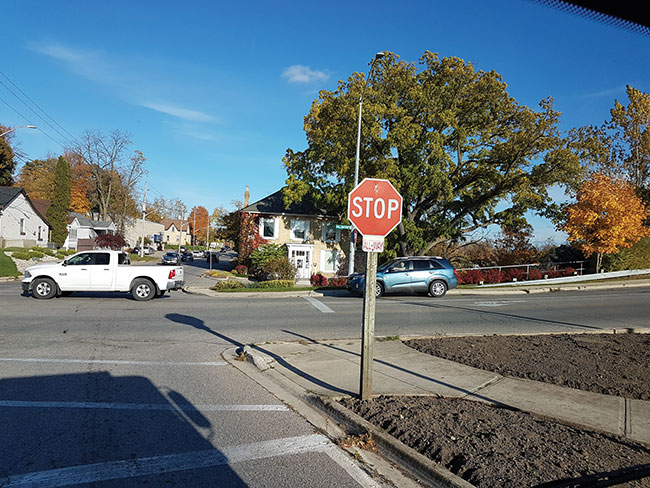
#> input picture Undergraduate Research Program Materials/Stop Sign Dataset Test/Back2Basics1.jpg, 650 x 488 px, given in place of challenge.mp4, which was not available
$ python laneDetection.py
#> lines starting #> are read from the running program, lines starting #| are printed output that depends on the picture; after the words box and inside, x2 and y2 are one past the last pixel; in counts of white or black regions, pixels touching at a corner belong together; pictures that were not available may be replaced by others from this repository, and a replacement may not be noted
################################################################################
######## LANE DETECTION PROJECT ################################################

# IMPORT NECESSARY LIBRARIES
import cv2
import numpy as np
import os
from scipy import optimize
from matplotlib import pyplot as plt, cm, colors

# Defining variables to hold meter-to-pixel conversion
ym_per_pix = 30 / 720
# Standard lane width is 3.7 meters divided by lane width in pixels which is
# calculated to be approximately 720 pixels not to be confused with frame height
xm_per_pix = 3.7 / 720

# Get path to the current working directory
CWD_PATH = os.getcwd()


######## START - FUNCTIONS TO PERFORM IMAGE PROCESSING #########################
################################################################################

#### START - FUNCTION TO READ AN INPUT IMAGE ###################################
def readVideo():

    # Read input video from current working directory
    inpImage = cv2.VideoCapture(os.path.join(CWD_PATH, 'challenge.mp4'))

    return inpImage
#### END - FUNCTION TO READ AN INPUT IMAGE #####################################


#### START - FUNCTION TO PROCESS IMAGE #########################################
def processImage(inpImage):

    # Apply HLS color filtering to filter out white lane lines
    hls = cv2.cvtColor(inpImage, cv2.COLOR_BGR2HLS)
    lower_white = np.array([0, 160, 10])
    upper_white = np.array([255, 255, 255])
    mask = cv2.inRange(inpImage, lower_white, upper_white)
    hls_result = cv2.bitwise_and(inpImage, inpImage, mask = mask)

    # Convert image to grayscale, apply threshold, blur & extract edges
    gray = cv2.cvtColor(hls_result, cv2.COLOR_BGR2GRAY)
    ret, thresh = cv2.threshold(gray, 160, 255, cv2.THRESH_BINARY)
    blur = cv2.GaussianBlur(thresh,(3, 3), 0)
    canny = cv2.Canny(blur, 40, 60)

#     Display the processed images
# #    cv2.imshow("Image", inpImage)
# #    cv2.imshow("HLS Filtered", hls_result)
# #    cv2.imshow("Grayscale", gray)
# #    cv2.imshow("Thresholded", thresh)
# #    cv2.imshow("Blurred", blur)
# #    cv2.imshow("Canny Edges", canny)

    return image, hls_result, gray, thresh, blur, canny
#### END - FUNCTION TO PROCESS IMAGE ####


#### START - FUNCTION TO APPLY PERSPECTIVE WARP ####
def perspectiveWarp(inpImage):

    # Get image size
    img_size = (inpImage.shape[1], inpImage.shape[0])

    # Perspective points to be warped
    src = np.float32([[590, 440],
                      [690, 440],
                      [200, 640],
                      [1000, 640]])

    # Window to be shown
    dst = np.float32([[200, 0],
                      [1200, 0],
                      [200, 710],
                      [1200, 710]])

    # Matrix to warp the image for birdseye window
    matrix = cv2.getPerspectiveTransform(src, dst)
    # Inverse matrix to unwarp the image for final window
    minv = cv2.getPerspectiveTransform(dst, src)
    birdseye = cv2.warpPerspective(inpImage, matrix, img_size)

    # Get the birdseye window dimensions
    height, width = birdseye.shape[:2]

    # Divide the birdseye view into 2 halves to separate left & right lanes
    birdseyeLeft  = birdseye[0:height, 0:width // 2]
    birdseyeRight = birdseye[0:height, width // 2:width]

    # Display birdseye view image
    # cv2.imshow("Birdseye" , birdseye)
    # cv2.imshow("Birdseye Left" , birdseyeLeft)
    # cv2.imshow("Birdseye Right", birdseyeRight)

    return birdseye, birdseyeLeft, birdseyeRight, minv
#### END - FUNCTION TO APPLY PERSPECTIVE WARP ####


#### START - FUNCTION TO PLOT THE HISTOGRAM OF WARPED IMAGE ####################
def plotHistogram(inpImage):

    histogram = np.sum(inpImage[inpImage.shape[0] // 2:, :], axis = 0)

    midpoint = int(histogram.shape[0] / 2)
    leftxBase = np.argmax(histogram[:midpoint])
    rightxBase = np.argmax(histogram[midpoint:]) + midpoint

    plt.xlabel("Image X Coordinates")
    plt.ylabel("Number of White Pixels")

    # Return histogram and x-coordinates of left & right lanes to calculate
    # lane width in pixels
    return histogram, leftxBase, rightxBase
#### END - FUNCTION TO PLOT THE HISTOGRAM OF WARPED IMAGE ######################


#### START - APPLY SLIDING WINDOW METHOD TO DETECT CURVES ######################
def slide_window_search(binary_warped, histogram):

    # Find the start of left and right lane lines using histogram info
    out_img = np.dstack((binary_warped, binary_warped, binary_warped)) * 255
    midpoint = int(histogram.shape[0] / 2)
    leftx_base = np.argmax(histogram[:midpoint])
    rightx_base = np.argmax(histogram[midpoint:]) + midpoint

    # A total of 9 windows will be used
    nwindows = 9
    window_height = int(binary_warped.shape[0] / nwindows)
    nonzero = binary_warped.nonzero()
    nonzeroy = np.array(nonzero[0])
    nonzerox = np.array(nonzero[1])
    leftx_current = leftx_base
    rightx_current = rightx_base
    margin = 100
    minpix = 50
    left_lane_inds = []
    right_lane_inds = []

    #### START - Loop to iterate through windows and search for lane lines #####
    for window in range(nwindows):
        win_y_low = binary_warped.shape[0] - (window + 1) * window_height
        win_y_high = binary_warped.shape[0] - window * window_height
        win_xleft_low = leftx_current - margin
        win_xleft_high = leftx_current + margin
        win_xright_low = rightx_current - margin
        win_xright_high = rightx_current + margin
        cv2.rectangle(out_img, (win_xleft_low, win_y_low), (win_xleft_high, win_y_high),
        (0,255,0), 2)
        cv2.rectangle(out_img, (win_xright_low,win_y_low), (win_xright_high,win_y_high),
        (0,255,0), 2)
        good_left_inds = ((nonzeroy >= win_y_low) & (nonzeroy < win_y_high) &
        (nonzerox >= win_xleft_low) &  (nonzerox < win_xleft_high)).nonzero()[0]
        good_right_inds = ((nonzeroy >= win_y_low) & (nonzeroy < win_y_high) &
        (nonzerox >= win_xright_low) &  (nonzerox < win_xright_high)).nonzero()[0]
        left_lane_inds.append(good_left_inds)
        right_lane_inds.append(good_right_inds)
        if len(good_left_inds) > minpix:
            leftx_current = int(np.mean(nonzerox[good_left_inds]))
        if len(good_right_inds) > minpix:
            rightx_current = int(np.mean(nonzerox[good_right_inds]))
    #### END - Loop to iterate through windows and search for lane lines #######

    left_lane_inds = np.concatenate(left_lane_inds)
    right_lane_inds = np.concatenate(right_lane_inds)

    leftx = nonzerox[left_lane_inds]
    lefty = nonzeroy[left_lane_inds]
    rightx = nonzerox[right_lane_inds]
    righty = nonzeroy[right_lane_inds]

    # Apply 2nd degree polynomial fit to fit curves
    left_fit = np.polyfit(lefty, leftx, 2)
    right_fit = np.polyfit(righty, rightx, 2)


    ploty = np.linspace(0, binary_warped.shape[0]-1, binary_warped.shape[0])
    left_fitx = left_fit[0] * ploty**2 + left_fit[1] * ploty + left_fit[2]
    right_fitx = right_fit[0] * ploty**2 + right_fit[1] * ploty + right_fit[2]

    ltx = np.trunc(left_fitx)
    rtx = np.trunc(right_fitx)
    plt.plot(right_fitx)
    # plt.show()

    out_img[nonzeroy[left_lane_inds], nonzerox[left_lane_inds]] = [255, 0, 0]
    out_img[nonzeroy[right_lane_inds], nonzerox[right_lane_inds]] = [0, 0, 255]

    # plt.imshow(out_img)
    plt.plot(left_fitx,  ploty, color = 'yellow')
    plt.plot(right_fitx, ploty, color = 'yellow')
    plt.xlim(0, 1280)
    plt.ylim(720, 0)

    return ploty, left_fit, right_fit, ltx, rtx
#### END - APPLY SLIDING WINDOW METHOD TO DETECT CURVES ####


#### START - APPLY GENERAL SEARCH METHOD TO DETECT CURVES ####
def general_search(binary_warped, left_fit, right_fit):

    nonzero = binary_warped.nonzero()
    nonzeroy = np.array(nonzero[0])
    nonzerox = np.array(nonzero[1])
    margin = 100
    left_lane_inds = ((nonzerox > (left_fit[0]*(nonzeroy**2) + left_fit[1]*nonzeroy +
    left_fit[2] - margin)) & (nonzerox < (left_fit[0]*(nonzeroy**2) +
    left_fit[1]*nonzeroy + left_fit[2] + margin)))

    right_lane_inds = ((nonzerox > (right_fit[0]*(nonzeroy**2) + right_fit[1]*nonzeroy +
    right_fit[2] - margin)) & (nonzerox < (right_fit[0]*(nonzeroy**2) +
    right_fit[1]*nonzeroy + right_fit[2] + margin)))

    leftx = nonzerox[left_lane_inds]
    lefty = nonzeroy[left_lane_inds]
    rightx = nonzerox[right_lane_inds]
    righty = nonzeroy[right_lane_inds]
    left_fit = np.polyfit(lefty, leftx, 2)
    right_fit = np.polyfit(righty, rightx, 2)
    ploty = np.linspace(0, binary_warped.shape[0]-1, binary_warped.shape[0])
    left_fitx = left_fit[0]*ploty**2 + left_fit[1]*ploty + left_fit[2]
    right_fitx = right_fit[0]*ploty**2 + right_fit[1]*ploty + right_fit[2]


    ## VISUALIZATION ###########################################################

    out_img = np.dstack((binary_warped, binary_warped, binary_warped))*255
    window_img = np.zeros_like(out_img)
    out_img[nonzeroy[left_lane_inds], nonzerox[left_lane_inds]] = [255, 0, 0]
    out_img[nonzeroy[right_lane_inds], nonzerox[right_lane_inds]] = [0, 0, 255]

    left_line_window1 = np.array([np.transpose(np.vstack([left_fitx-margin, ploty]))])
    left_line_window2 = np.array([np.flipud(np.transpose(np.vstack([left_fitx+margin,
                                  ploty])))])
    left_line_pts = np.hstack((left_line_window1, left_line_window2))
    right_line_window1 = np.array([np.transpose(np.vstack([right_fitx-margin, ploty]))])
    right_line_window2 = np.array([np.flipud(np.transpose(np.vstack([right_fitx+margin, ploty])))])
    right_line_pts = np.hstack((right_line_window1, right_line_window2))

    cv2.fillPoly(window_img, np.int_([left_line_pts]), (0, 255, 0))
    cv2.fillPoly(window_img, np.int_([right_line_pts]), (0, 255, 0))
    result = cv2.addWeighted(out_img, 1, window_img, 0.2, 0)

    # plt.imshow(result)
    plt.plot(left_fitx,  ploty, color = 'yellow')
    plt.plot(right_fitx, ploty, color = 'yellow')
    plt.xlim(0, 1280)
    plt.ylim(720, 0)

    ret = {}
    ret['leftx'] = leftx
    ret['rightx'] = rightx
    ret['left_fitx'] = left_fitx
    ret['right_fitx'] = right_fitx
    ret['ploty'] = ploty

    return ret
#### END - APPLY GENERAL SEARCH METHOD TO DETECT CURVES ####


#### START - FUNCTION TO MEASURE CURVE RADIUS ##################################
def measure_lane_curvature(ploty, leftx, rightx):

    leftx = leftx[::-1]  # Reverse to match top-to-bottom in y
    rightx = rightx[::-1]  # Reverse to match top-to-bottom in y

    # Choose the maximum y-value, corresponding to the bottom of the image
    y_eval = np.max(ploty)

    # Fit new polynomials to x, y in world space
    left_fit_cr = np.polyfit(ploty*ym_per_pix, leftx*xm_per_pix, 2)
    right_fit_cr = np.polyfit(ploty*ym_per_pix, rightx*xm_per_pix, 2)

    # Calculate the new radii of curvature
    left_curverad  = ((1 + (2*left_fit_cr[0]*y_eval*ym_per_pix + left_fit_cr[1])**2)**1.5) / np.absolute(2*left_fit_cr[0])
    right_curverad = ((1 + (2*right_fit_cr[0]*y_eval*ym_per_pix + right_fit_cr[1])**2)**1.5) / np.absolute(2*right_fit_cr[0])
    # Now our radius of curvature is in meters
    # print(left_curverad, 'm', right_curverad, 'm')

    # Decide if it is a left or a right curve
    if leftx[0] - leftx[-1] > 60:
        curve_direction = 'Left Curve'
    elif leftx[-1] - leftx[0] > 60:
        curve_direction = 'Right Curve'
    else:
        curve_direction = 'Straight'

    return (left_curverad + right_curverad) / 2.0, curve_direction
#### END - FUNCTION TO MEASURE CURVE RADIUS ####################################


#### START - FUNCTION TO VISUALLY SHOW DETECTED LANES AREA ####
def draw_lane_lines(original_image, warped_image, Minv, draw_info):

    leftx = draw_info['leftx']
    rightx = draw_info['rightx']
    left_fitx = draw_info['left_fitx']
    right_fitx = draw_info['right_fitx']
    ploty = draw_info['ploty']

    warp_zero = np.zeros_like(warped_image).astype(np.uint8)
    color_warp = np.dstack((warp_zero, warp_zero, warp_zero))

    pts_left = np.array([np.transpose(np.vstack([left_fitx, ploty]))])
    pts_right = np.array([np.flipud(np.transpose(np.vstack([right_fitx, ploty])))])
    pts = np.hstack((pts_left, pts_right))

    mean_x = np.mean((left_fitx, right_fitx), axis=0)
    pts_mean = np.array([np.flipud(np.transpose(np.vstack([mean_x, ploty])))])

    cv2.fillPoly(color_warp, np.int_([pts]), (0, 255, 0))
    cv2.fillPoly(color_warp, np.int_([pts_mean]), (0, 255, 255))

    newwarp = cv2.warpPerspective(color_warp, Minv, (original_image.shape[1], original_image.shape[0]))
    result = cv2.addWeighted(original_image, 1, newwarp, 0.5, 0)

    return pts_mean, result
#### END - FUNCTION TO VISUALLY SHOW DETECTED LANES AREA ####


#### START - FUNCTION TO CALCULATE DEVIATION FROM LANE CENTER ####
def offCenter(meanPts, inpFrame):

    # Calculating deviation in meters
    mpts = meanPts[-1][-1][-2].astype(int)
    pixelDeviation = inpFrame.shape[1] / 2 - abs(mpts)
    deviation = pixelDeviation * xm_per_pix
    direction = "left" if deviation < 0 else "right"

    return deviation, direction
#### END - FUNCTION TO CALCULATE DEVIATION FROM LANE CENTER ####################


################################################################################
#### START - FUNCTION TO ADD INFO TEXT TO FINAL IMAGE ##########################
def addText(img, radius, direction, deviation, devDirection):

    # Add the radius and center position to the image
    font = cv2.FONT_ITALIC

    if (direction != 'Straight'):
        text = 'Radius of Curvature: ' + '{:04.0f}'.format(radius) + 'm'
        text1 = 'Curve Direction: ' + (direction)

    else:
        text = 'Radius of Curvature: ' + 'N/A'
        text1 = 'Curve Direction: ' + (direction)

    cv2.putText(img, text , (30,70), font, 0.8, (0,0, 200), 2, cv2.LINE_AA)
    cv2.putText(img, text1, (30,120), font, 0.8, (0,0, 200), 2, cv2.LINE_AA)

    # Deviation
    deviation_text = 'Off Center: ' + str(round(abs(deviation), 3)) + 'm' + ' to the ' + devDirection
    cv2.putText(img, deviation_text, (30, 170), cv2.FONT_HERSHEY_TRIPLEX, 0.8, (0,0, 200), 2, cv2.LINE_AA)

    return img

#### END - FUNCTION TO ADD INFO TEXT TO FINAL IMAGE ############################

######## END - FUNCTIONS TO PERFORM IMAGE PROCESSING ###########################

######## START - MAIN FUNCTION #################################################

# Read the input image
image = readVideo()

################################################################################
#### START - LOOP TO PLAY THE INPUT IMAGE ######################################
while True:

    _, frame = image.read()
#> frame is the input picture: shape (488, 650, 3); mean B, G, R 121, 112.6, 96.1


    # Apply perspective warping by calling the "perspectiveWarp()" function
    # Then assign it to the variable called (birdView)
    # Provide this function with:
    # 1- an image to apply perspective warping (frame)
    birdView, birdViewL, birdViewR, minverse = perspectiveWarp(frame)
#> in perspectiveWarp, `birdseye = cv2.warpPerspective(inpImage, matrix, img_size)`:
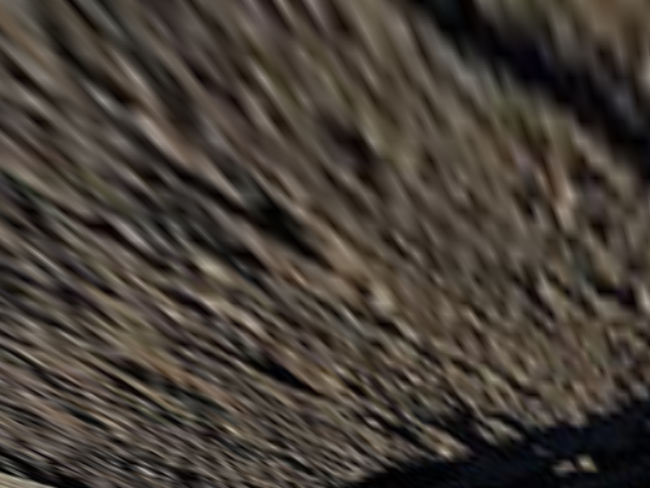
#> birdseye: shape (488, 650, 3); mean B, G, R 54.1, 61.8, 69.3
#> in perspectiveWarp, `birdseyeLeft  = birdseye[0:height, 0:width // 2]`:
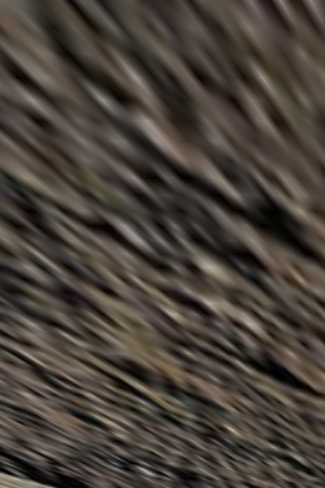
#> birdseyeLeft: shape (488, 325, 3); mean B, G, R 57.6, 65.1, 72.7
#> in perspectiveWarp, `birdseyeRight = birdseye[0:height, width // 2:width]`:
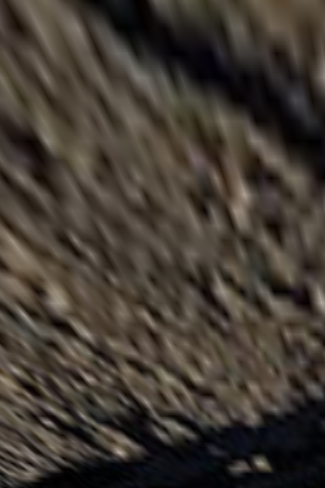
#> birdseyeRight: shape (488, 325, 3); mean B, G, R 50.5, 58.5, 65.9
#> minverse = [[0.1, -0.796, 570], [-1.11e-16, -0.507, 440], [-2.53e-19, -0.00123, 1]]


    # Apply image processing by calling the "processImage()" function
    # Then assign their respective variables (img, hls, grayscale, thresh, blur, canny)
    # Provide this function with:
    # 1- an already perspective warped image to process (birdView)
    img, hls, grayscale, thresh, blur, canny = processImage(birdView)
#> in processImage, `mask = cv2.inRange(inpImage, lower_white, upper_white)`:
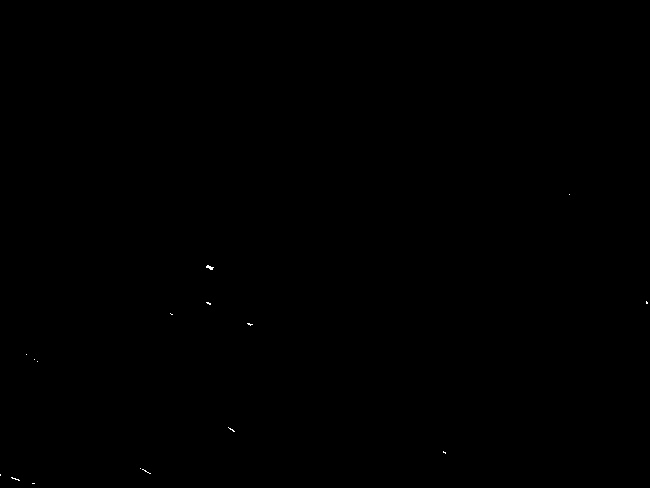
#> mask: shape (488, 650); 0.03% white in thin lines or dots, all inside (x1, y1, x2, y2) = (0, 194, 648, 484)
    imgL, hlsL, grayscaleL, threshL, blurL, cannyL = processImage(birdViewL)
#> in processImage (call 2), `mask = cv2.inRange(inpImage, lower_white, upper_white)`:
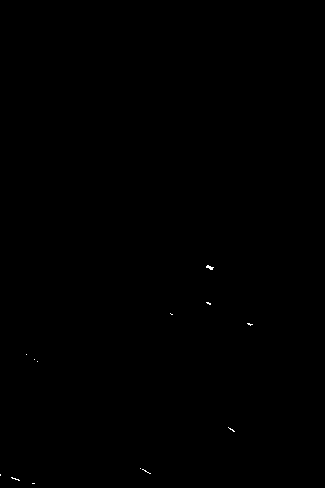
#> mask: shape (488, 325); 0.05% white in thin lines or dots, all inside (x1, y1, x2, y2) = (0, 265, 253, 484)
#> in processImage (call 2), `canny = cv2.Canny(blur, 40, 60)`:
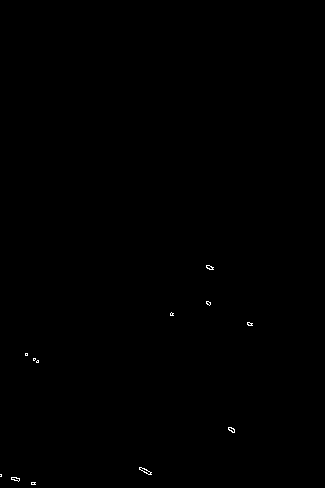
#> canny: shape (488, 325); 0.11% white in thin lines or dots, all inside (x1, y1, x2, y2) = (0, 265, 253, 485)
    imgR, hlsR, grayscaleR, threshR, blurR, cannyR = processImage(birdViewR)


    # Plot and display the histogram by calling the "get_histogram()" function
    # Provide this function with:
    # 1- an image to calculate histogram on (thresh)
    hist, leftBase, rightBase = plotHistogram(thresh)
#> in plotHistogram, `histogram = np.sum(inpImage[inpImage.shape[0] // 2:, :], axis = 0)`: histogram = 650 values, max 1530 at index 210, min 0 at index 1, mean 34.13
#> in plotHistogram, `leftxBase = np.argmax(histogram[:midpoint])`: leftxBase = 210
#> in plotHistogram, `rightxBase = np.argmax(histogram[midpoint:]) + midpoint`: rightxBase = 646
#> hist has the same summary as histogram in plotHistogram; leftBase = 210; rightBase = 646
    # print(rightBase - leftBase)
    plt.plot(hist)
    # plt.show()


    ploty, left_fit, right_fit, left_fitx, right_fitx = slide_window_search(thresh, hist)
#> in slide_window_search, `leftx_base = np.argmax(histogram[:midpoint])`: leftx_base = 210
#> in slide_window_search, `rightx_base = np.argmax(histogram[midpoint:]) + midpoint`: rightx_base = 646
#> in slide_window_search, `nonzero = binary_warped.nonzero()`: nonzero = 88 positions, rows 194 to 483, columns 0 to 647
#> in slide_window_search, `nonzeroy = np.array(nonzero[0])`: nonzeroy = 88 values from 194 to 483
#> in slide_window_search, `nonzerox = np.array(nonzero[1])`: nonzerox = 88 values, max 647 at index 25, min 0 at index 75, mean 214.5
#> in slide_window_search, `leftx_current = leftx_base`: leftx_current = 210
#> in slide_window_search, `rightx_current = rightx_base`: rightx_current = 646
#> the loop in slide_window_search, `for window in range(nwindows):` made 9 passes
#> good_left_inds on passes 1 to 2: [64, 65, 66, 67, 68, 69, 70, 71, 72, 73, 74], [49, 50, 51, 52, 53, 54, 55, 56, 57, 58]
#> after the loop in slide_window_search, `for window in range(nwindows):`:
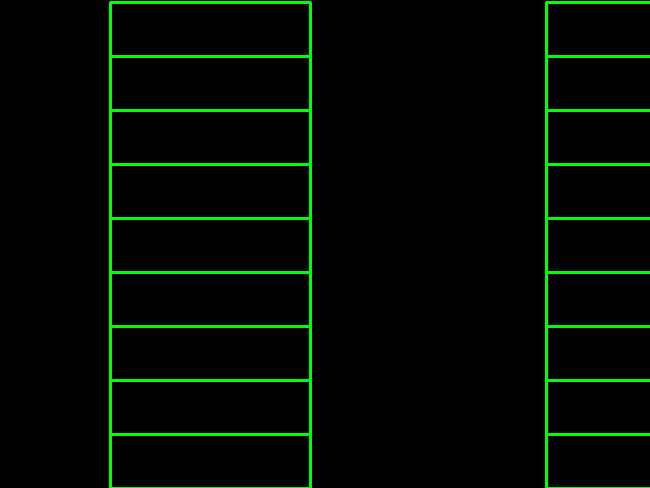
#> out_img: shape (488, 650, 3); mean of channels 0, 1, 2 0, 10.3, 0; drawn as B, G, R
#> after the loop in slide_window_search, `for window in range(nwindows):`: left_lane_inds = 9 items; right_lane_inds = [empty array, empty array, empty array, [20, 24, 25, 30, 31], empty array, [0], empty array, empty array, empty array]
#> in slide_window_search, `left_lane_inds = np.concatenate(left_lane_inds)`: left_lane_inds = 61 values, max 74 at index 10, min 1 at index 42, mean 36.05
#> (the rest of the program and of its run is left out)
